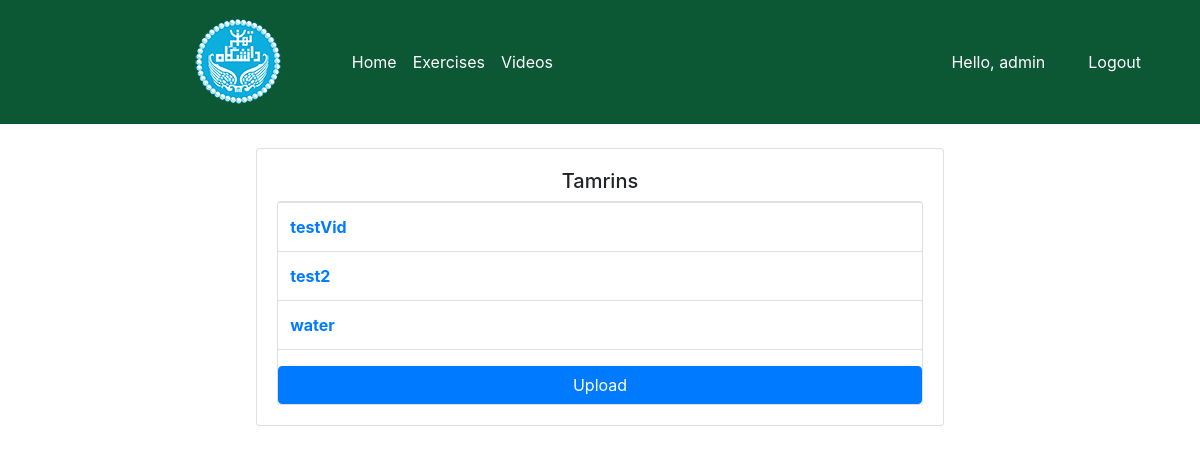
/menu_ostad/videos/ (signed in), run on the app's committed database.
### users/models.py (models this page shows, shortened)
class Vids(models.Model):
    caption = models.CharField(max_length=300)
    video = models.FileField(upload_to='videos')
    upload_time = models.DateTimeField(auto_now_add=True)

### users/views.py (the view)
# urls.py: path('menu_ostad/videos/', VideoOstad.as_view(), name='video_ostad'),
class VideoOstad(View):
    @method_decorator(login_required(login_url='login'))
    @method_decorator(allowed_users(allowed_roles=['ostad']))
    def get(self, request):
        video = Vids.objects.all()
        return render(request, 'users/video_ostad.html', {'videos': video})

### users/decorator.py (called while the page is built)
def allowed_users(allowed_roles=[]):
    def decorator(view_func):
        def wrapper_func(request, *args, **kwargs):
            group = None
            if request.user.groups.exists():
                group = request.user.groups.all()[0].name
            if group in allowed_roles:
                return view_func(request, *args, **kwargs)
            else:
                return HttpResponse(group)
        return wrapper_func
    return decorator

### users/templates/users/video_ostad.html
{% extends 'users/base.html' %}
{% load static %}
{% block content %}
<br>
<div class="row">
    <div class="col-md-7" style="margin-left:auto;margin-right:auto;">
        <div class="card card-body">
            <h5 class="text-center">Tamrins</h5>
            <div class = card card-body>
                <table class="table">
                    {% for video in videos %}
                        <tr>
                            <th><a href="{% url 'video_detail_ostad' video.id %}">{{video.caption}}</a></th>
                        </tr>
                    {% endfor %}
                </table>
                <a href="{% url 'create_video' %}" class="btn btn-primary btn-block"> Upload </a>
            </div>
        </div>
    </div>
</div>
{% endblock %}

### users/templates/users/base.html (shortened to what this page needs)
{% load static %}
<!doctype html>
<html lang="en">
  <head>
    <link href="https://cdn.jsdelivr.net/npm/bootstrap@5.0.0-beta2/dist/css/bootstrap.min.css" rel="stylesheet">
    <link href="//maxcdn.bootstrapcdn.com/bootstrap/4.1.1/css/bootstrap.min.css" rel="stylesheet" id="bootstrap-css">
    <link type="text/css" rel="stylesheet" href="{% static '/css/main.css' %}">
  </head>
  <body>
    <nav class="navbar navbar-expand-lg navbar-dark bg-dark">
      <img src="{% static 'medias/images/logo.png' %}" alt="logo" style="width:8=90px; padding:10px; margin-left:10%">
      <div class="collapse navbar-collapse" id="navbarNav">
        <ul class="navbar-nav">
          {% if request.user.is_staff %}
            <li class="nav-item active">
              <a class="nav-link" href="{% url 'menu_ostad' %}">Home <span class="sr-only">(current)</span></a>
            </li>
            <li class="nav-item active">
              <a class="nav-link" href="{% url 'tamrin_ostad' %}">Exercises <span class="sr-only">(current)</span></a>
            </li>
            <li class="nav-item active">
              <a class="nav-link" href="{% url 'video_ostad' %}">Videos <span class="sr-only">(current)</span></a>
            </li>
          {% endif %}
        </ul>
      </div>
      <span style="color:white;margin-right:30px">Hello, {{request.user}}</span>
      <span><a style="color:white;margin-right:30px" href="{% url 'logout' %}" class="btn">Logout</a></span>
    </nav>
    {% block content%}
    {% endblock %}
  </body>
</html>

### static/css/main.css (style rules this page uses)
.bg-dark { background-color: #0C5835 !important; }

### users/templates/users/base.html (style rules this page uses)
.bg-dark { background-color: #0C5835 !important; }

### data on the page
Vids: caption "testVid"
Vids: caption "test2"
Vids: caption "water"

### other printed values
{{ request.user }} "admin"
